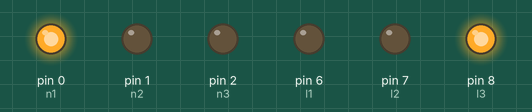
The sketch below on a simulated Arduino Uno, built with avr-gcc and run on an emulated ATmega328P. On the bench: output pins drawn as LEDs (lit = HIGH). Pins used as bus, display or sensor lines are not drawn.

Above: at 0.7 s.
At 3.7 s:
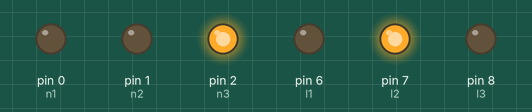
At 4.7 s:
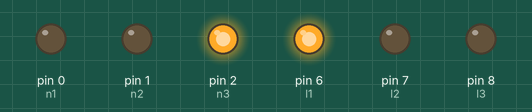
At 6.7 s:
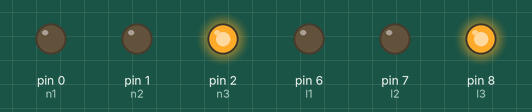
At 9.7 s:
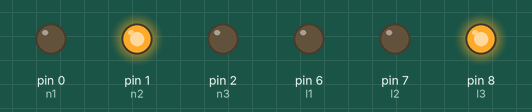
Timing chart, 0 to 10.4 s (numbered marks = the images above):
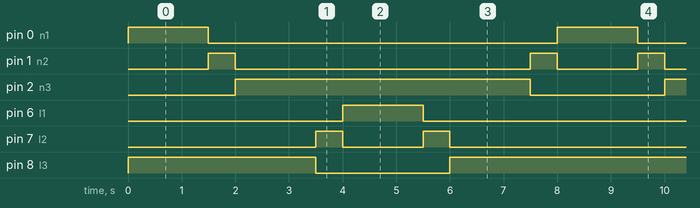

The sketch:

sketch_jan5a.ino
```cpp
int n1=0;
int n2=1;
int n3=2;

int s1=3;
int s2=4;
int s3=5;

int l1=6;
int l2=7;
int l3=8;

int r1=9;
int r2=10;
int r3=11;

void setup()
{
  pinMode(n1, OUTPUT);
  pinMode(n2, OUTPUT);
  pinMode(n3, OUTPUT);
  pinMode(s1, OUTPUT);
  pinMode(s2, OUTPUT);
  pinMode(s3, OUTPUT);
  pinMode(l1, OUTPUT);
  pinMode(l2, OUTPUT);
  pinMode(l3, OUTPUT);
  pinMode(r1, OUTPUT);
  pinMode(r2, OUTPUT);
  pinMode(r3, OUTPUT);
}

void loop()
{


  digitalWrite(n1, 1);
  digitalWrite(s3, 1);
  digitalWrite(l3, 1);
  digitalWrite(r3, 1);
  delay(1500);
  digitalWrite(n1, 0);
  digitalWrite(s3, 0);

  digitalWrite(n2, 1);
  digitalWrite(s2, 1);
  delay(500);
  digitalWrite(n2, 0);
  digitalWrite(s2, 0);

  digitalWrite(s1, 1);
  digitalWrite(n3, 1);
  delay(1500);

  digitalWrite(s1, 0);
  digitalWrite(l3, 0);


  digitalWrite(s2, 1);
  digitalWrite(l2, 1);
  delay(500);

  digitalWrite(s2, 0);
  digitalWrite(l2, 0);


  digitalWrite(s3, 1);
  digitalWrite(l1, 1);
  digitalWrite(r3, 1);
  delay(1500);

  digitalWrite(l1, 0);
  digitalWrite(r3, 0);

  digitalWrite(l2, 1);
  digitalWrite(r2, 1);
  delay(500);

  digitalWrite(l2, 0);
  digitalWrite(r2, 0);

  digitalWrite(l3, 1);
  digitalWrite(r1, 1);
  delay(1500);

  digitalWrite(n3, 0);
  digitalWrite(r1, 0);
  digitalWrite(n1, 0);

  digitalWrite(n2, 1);
  digitalWrite(r2, 1);
  delay(500);

  digitalWrite(n2, 0);
  digitalWrite(r2, 0);


}
```

Measured:
- by itself, pin 0 (n1), pin 6 (l1): alternates HIGH for 1.5 s and LOW for 6.5 s
- by itself, pin 1 (n2): repeats every 8.0 s: LOW 5.5 s, HIGH 0.50 s, LOW 1.5 s, HIGH 0.50 s
- by itself, pin 2 (n3): alternates HIGH for 5.5 s and LOW for 2.5 s
- by itself, pin 7 (l2): repeats every 8.0 s: LOW 1.5 s, HIGH 0.50 s, LOW 5.5 s, HIGH 0.50 s
- by itself, pin 8 (l3): repeats every 8.0 s: LOW 2.5 s, HIGH 5.5 s
